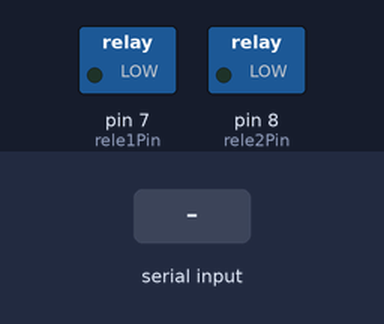
A sketch run on a simulated Arduino Uno, built with avr-gcc and run on an emulated ATmega328P. On the bench: switched loads named in the sketch (green lamp = pin HIGH). The inputs (shaded band) are chosen by the test bench.

Above: at 1.2 s.
1.3 s: "ON1\n" received over Serial
At 2.0 s:
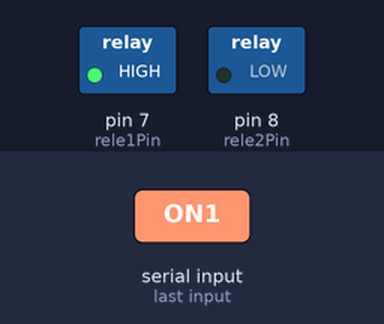
2.8 s: "ON2\n" received over Serial
At 3.2 s:
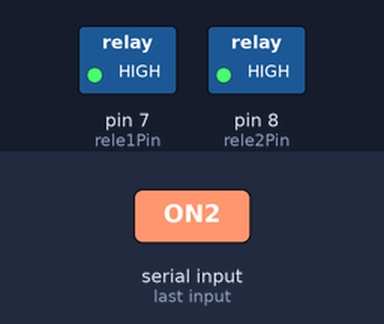
4.3 s: "OFF1\n" received over Serial
At 5.5 s:
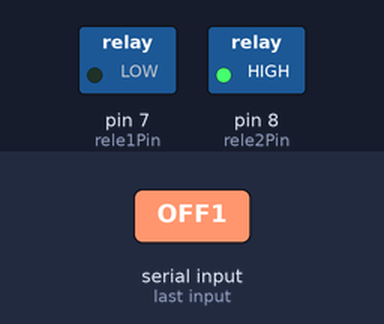
5.8 s: "OFF2\n" received over Serial
At 6.7 s:
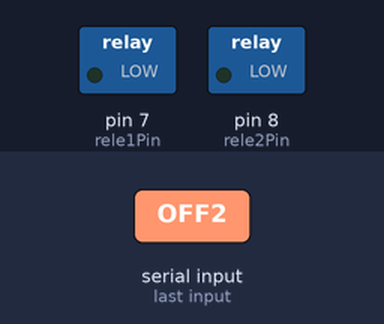
Timing chart, 0 to 8.3 s (numbered marks = the images above; inputs shaded):
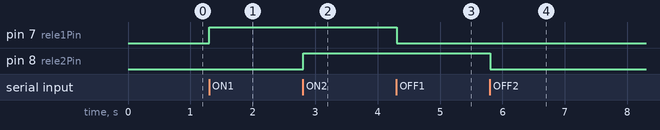

The sketch:

arduino.ino
```cpp
int rele1Pin = 7;
int rele2Pin = 8;

void setup() {
  Serial.begin(9600);
  pinMode(rele1Pin, OUTPUT);
  pinMode(rele2Pin, OUTPUT);
  digitalWrite(rele1Pin, LOW);
  digitalWrite(rele2Pin, LOW);
}

void loop() {
  if (Serial.available()) {
    String comando = Serial.readStringUntil('\n');
    comando.trim();

    if (comando == "ON1") digitalWrite(rele1Pin, HIGH);
    else if (comando == "OFF1") digitalWrite(rele1Pin, LOW);
    else if (comando == "ON2") digitalWrite(rele2Pin, HIGH);
    else if (comando == "OFF2") digitalWrite(rele2Pin, LOW);
  }
}
```

Measured:
- after the input at 1.3 s, pin 7 (rele1Pin): LOW → HIGH at once
- after the input at 2.8 s, pin 8 (rele2Pin): LOW → HIGH at once
- after the input at 4.3 s, pin 7 (rele1Pin): HIGH → LOW at once
- after the input at 5.8 s, pin 8 (rele2Pin): HIGH → LOW at once
